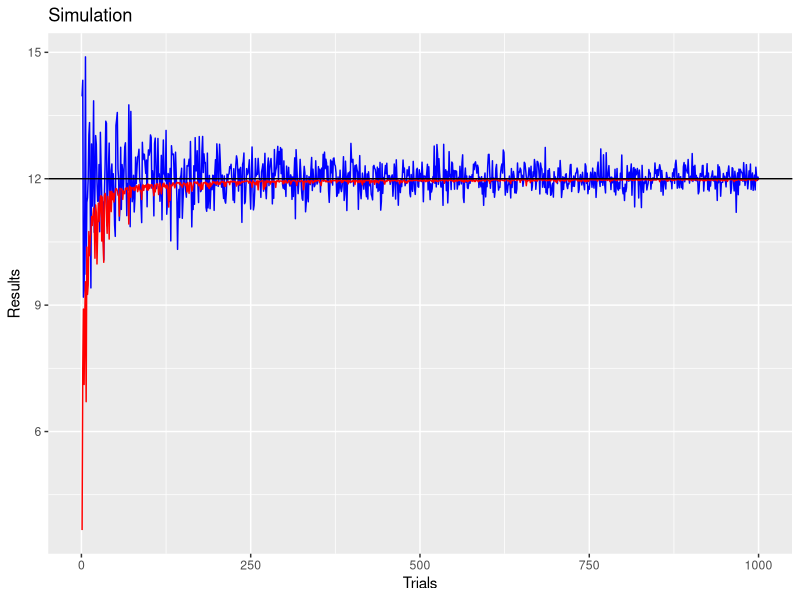
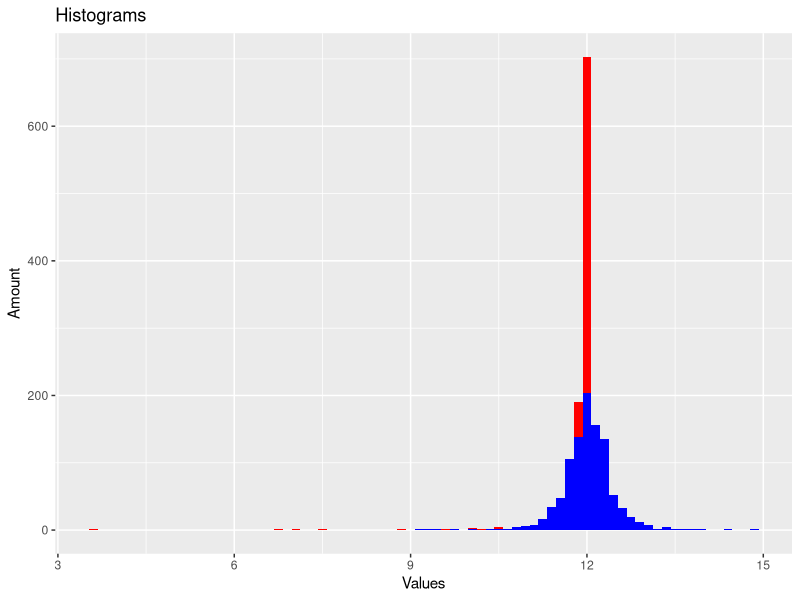

The R script that drew these images, in order:
library(ggplot2)
library(patchwork)

beta <- 12
n <- 25
n_sim <- 1000

vector_fill_1 <- function(n){
  x = runif(n,0,beta)
  return(max(x)*n/(n+1))
}

vector_fill_2 <- function(n){
  x = runif(n,0,beta)
  return(2*mean(x))
}

df <- data.frame(
  nmax = sapply(1:n_sim, vector_fill_1),
  mean_2 = sapply(1:n_sim, vector_fill_2)
)

p <- ggplot(data = df, 
            aes(x=1:n_sim)) + 
  geom_line(aes(y=mean_2), colour = 'blue') +
  geom_line(aes(y=nmax), colour = 'red') + 
  geom_hline(yintercept = beta, colour = 'black') + 
  labs(
    x = 'Trials',
    y = 'Results',
    title = 'Simulation')
  

q <- ggplot(data = df) + 
  geom_histogram(aes(x = nmax), fill = 'red', binwidth=0.15)+
  geom_histogram(aes(x = mean_2), fill = 'blue', binwidth=0.15)+
  labs(x = 'Values',y = 'Amount',title = 'Histograms')



